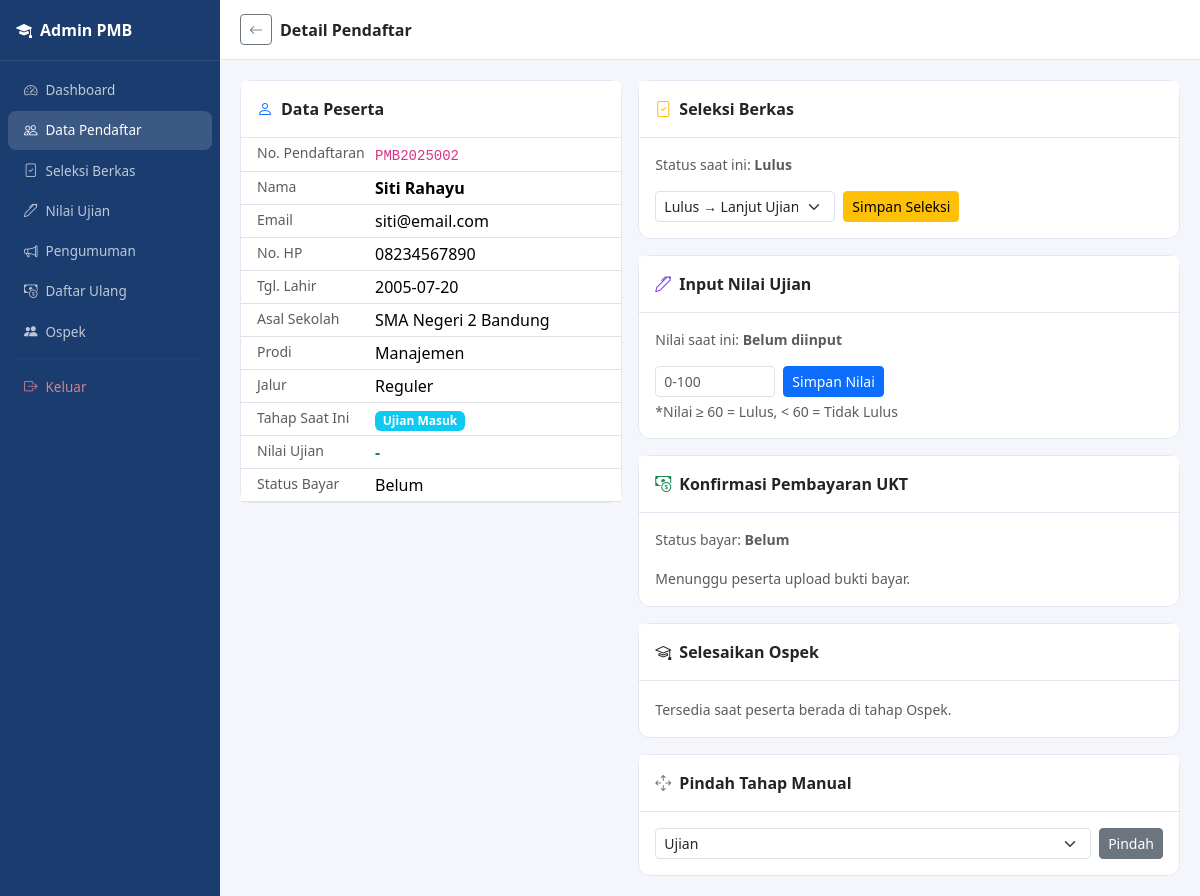
/admin/detail.php?id=2 (signed in), run on the app's committed database.
### tables this page shows
CREATE TABLE IF NOT EXISTS pendaftar (
    id INT AUTO_INCREMENT PRIMARY KEY,
    no_pendaftaran VARCHAR(20) UNIQUE NOT NULL,
    nama VARCHAR(100) NOT NULL,
    email VARCHAR(100) UNIQUE NOT NULL,
    no_hp VARCHAR(15) NOT NULL,
    tanggal_lahir DATE NOT NULL,
    asal_sekolah VARCHAR(150) NOT NULL,
    prodi ENUM('Teknik Informatika','Sistem Informasi','Manajemen','Akuntansi','Hukum','Kedokteran') NOT NULL,
    jalur ENUM('Reguler','Prestasi','Beasiswa') DEFAULT 'Reguler',
    password VARCHAR(255) NOT NULL,
    tahap ENUM('pendaftaran','seleksi','ujian','pengumuman','daftar_ulang','ospek','selesai','ditolak') DEFAULT 'pendaftaran',
    status_seleksi ENUM('menunggu','lulus','tidak_lulus') DEFAULT 'menunggu',
    nilai_ujian DECIMAL(5,2) DEFAULT NULL,
    status_pengumuman ENUM('menunggu','lulus','tidak_lulus') DEFAULT 'menunggu',
    status_bayar ENUM('belum','proses','lunas') DEFAULT 'belum',
    bukti_bayar VARCHAR(255) DEFAULT NULL,
    foto VARCHAR(255) DEFAULT NULL,
    created_at TIMESTAMP DEFAULT CURRENT_TIMESTAMP
);

### admin/detail.php (the view, shortened to what this page needs)
<?php
require_once __DIR__ . '/../config/config.php';
$id = (int)($_GET['id'] ?? 0);
$pdo = db();
$stmt = $pdo->prepare("SELECT * FROM pendaftar WHERE id = ?");
$stmt->execute([$id]);
$p = $stmt->fetch();
?>
<!DOCTYPE html><html lang="id"><head>
<link href="https://cdn.jsdelivr.net/npm/bootstrap@5.3.3/dist/css/bootstrap.min.css" rel="stylesheet">
<link href="https://cdn.jsdelivr.net/npm/bootstrap-icons@1.11.3/font/bootstrap-icons.css" rel="stylesheet">
</head><body>
<div class="sidebar">
  <div class="sidebar-brand"><i class="bi bi-mortarboard-fill me-2"></i>Admin PMB</div>
  <nav class="pt-2">
    <a href="dashboard.php" class="nav-link"><i class="bi bi-speedometer2 me-2"></i>Dashboard</a>
    <a href="pendaftar.php" class="nav-link active"><i class="bi bi-people me-2"></i>Data Pendaftar</a>
    <a href="seleksi.php" class="nav-link"><i class="bi bi-file-check me-2"></i>Seleksi Berkas</a>
    <a href="ujian.php" class="nav-link"><i class="bi bi-pen me-2"></i>Nilai Ujian</a>
    <a href="pengumuman.php" class="nav-link"><i class="bi bi-megaphone me-2"></i>Pengumuman</a>
    <a href="daftar_ulang.php" class="nav-link"><i class="bi bi-cash-coin me-2"></i>Daftar Ulang</a>
    <a href="ospek.php" class="nav-link"><i class="bi bi-people-fill me-2"></i>Ospek</a>
    <hr style="border-color:rgba(255,255,255,.1);margin:8px 16px;">
    <a href="logout.php" class="nav-link" style="color:rgba(255,150,150,.8);"><i class="bi bi-box-arrow-right me-2"></i>Keluar</a>
  </nav>
</div>
<div class="main">
  <div class="topbar d-flex align-items-center gap-2">
    <a href="pendaftar.php" class="btn btn-sm btn-outline-secondary"><i class="bi bi-arrow-left"></i></a>
    <strong>Detail Pendaftar</strong>
  </div>
  <div class="content">
    <div class="row g-3">
      <div class="col-md-5">
        <div class="card">
          <div class="card-header p-3"><i class="bi bi-person me-2 text-primary"></i>Data Peserta</div>
          <div class="card-body p-0">
            <table class="table table-sm mb-0">
              <tr><td class="text-muted ps-3 small" width="130">No. Pendaftaran</td><td><code><?= e($p['no_pendaftaran']) ?></code></td></tr>
              <tr><td class="text-muted ps-3 small">Nama</td><td class="fw-semibold"><?= e($p['nama']) ?></td></tr>
              <tr><td class="text-muted ps-3 small">Email</td><td><?= e($p['email']) ?></td></tr>
              <tr><td class="text-muted ps-3 small">No. HP</td><td><?= e($p['no_hp']) ?></td></tr>
              <tr><td class="text-muted ps-3 small">Tgl. Lahir</td><td><?= e($p['tanggal_lahir']) ?></td></tr>
              <tr><td class="text-muted ps-3 small">Asal Sekolah</td><td><?= e($p['asal_sekolah']) ?></td></tr>
              <tr><td class="text-muted ps-3 small">Prodi</td><td><?= e($p['prodi']) ?></td></tr>
              <tr><td class="text-muted ps-3 small">Jalur</td><td><?= e($p['jalur']) ?></td></tr>
              <tr><td class="text-muted ps-3 small">Tahap Saat Ini</td><td><?= badgeTahap($p['tahap']) ?></td></tr>
              <tr><td class="text-muted ps-3 small">Nilai Ujian</td><td class="fw-bold text-success"><?= $p['nilai_ujian'] ?: '-' ?></td></tr>
              <tr><td class="text-muted ps-3 small">Status Bayar</td><td><?= ucfirst(e($p['status_bayar'])) ?></td></tr>
            </table>
          </div>
        </div>
      </div>
      <div class="col-md-7">
        <div class="card mb-3">
          <div class="card-header p-3"><i class="bi bi-file-check text-warning me-2"></i>Seleksi Berkas</div>
          <div class="card-body p-3">
            <p class="small text-muted">Status saat ini: <strong><?= ucfirst(e($p['status_seleksi'])) ?></strong></p>
            <form method="post" class="d-flex gap-2 flex-wrap">
              <select name="status_seleksi" class="form-select form-select-sm" style="width:180px;">
                <option value="lulus"    <?= $p['status_seleksi']==='lulus'?'selected':'' ?>>Lulus → Lanjut Ujian</option>
              </select>
              <button class="btn btn-sm btn-warning">Simpan Seleksi</button>
            </form>
          </div>
        </div>
        <div class="card mb-3">
          <div class="card-header p-3"><i class="bi bi-pen text-purple me-2" style="color:#7c3aed;"></i>Input Nilai Ujian</div>
          <div class="card-body p-3">
            <p class="small text-muted">Nilai saat ini: <strong><?= $p['nilai_ujian'] ?: 'Belum diinput' ?></strong>
            </p>
            <form method="post" class="d-flex gap-2">
              <input type="number" name="nilai_ujian" class="form-control form-control-sm" min="0" max="100" step="0.5"
                     placeholder="0-100" value="<?= e($p['nilai_ujian']) ?>" style="width:120px;" required>
              <button class="btn btn-sm btn-primary">Simpan Nilai</button>
            </form>
            <div class="small text-muted mt-1">*Nilai ≥ 60 = Lulus, &lt; 60 = Tidak Lulus</div>
          </div>
        </div>
        <div class="card mb-3">
          <div class="card-header p-3"><i class="bi bi-cash-coin text-success me-2"></i>Konfirmasi Pembayaran UKT</div>
          <div class="card-body p-3">
            <p class="small text-muted">Status bayar: <strong><?= ucfirst(e($p['status_bayar'])) ?></strong></p>
            <?php if ($p['status_bayar'] === 'proses'): ?>
            <form method="post">
              <input type="hidden" name="action" value="konfirmasi_bayar">
              <button class="btn btn-sm btn-success"><i class="bi bi-check-circle me-1"></i>Konfirmasi Lunas → Ospek</button>
            </form>
            <?php elseif ($p['status_bayar'] === 'lunas'): ?>
            <span class="badge bg-success">Sudah Lunas</span>
            <?php else: ?>
            <span class="text-muted small">Menunggu peserta upload bukti bayar.</span>
            <?php endif; ?>
          </div>
        </div>
        <div class="card mb-3">
          <div class="card-header p-3"><i class="bi bi-mortarboard text-dark me-2"></i>Selesaikan Ospek</div>
          <div class="card-body p-3">
            <?php if ($p['tahap'] === 'ospek'): ?>
            <form method="post">
              <input type="hidden" name="action" value="selesai_ospek">
              <button class="btn btn-sm btn-dark"><i class="bi bi-check2-all me-1"></i>Tandai Ospek Selesai → Mahasiswa Aktif</button>
            </form>
            <?php elseif ($p['tahap'] === 'selesai'): ?>
            <span class="badge bg-success">Mahasiswa Aktif ✓</span>
            <?php else: ?>
            <span class="text-muted small">Tersedia saat peserta berada di tahap Ospek.</span>
            <?php endif; ?>
          </div>
        </div>
        <div class="card">
          <div class="card-header p-3"><i class="bi bi-arrows-move me-2 text-secondary"></i>Pindah Tahap Manual</div>
          <div class="card-body p-3">
            <form method="post" class="d-flex gap-2">
              <select name="tahap" class="form-select form-select-sm">
                <?php foreach(['pendaftaran','seleksi','ujian','pengumuman','daftar_ulang','ospek','selesai','ditolak'] as $t): ?>
                <option value="<?= $t ?>" <?= $p['tahap']===$t?'selected':'' ?>><?= ucfirst(str_replace('_',' ',$t)) ?></option>
                <?php endforeach; ?>
              </select>
              <button class="btn btn-sm btn-secondary">Pindah</button>
            </form>
          </div>
        </div>
      </div>
    </div>
  </div>
</div>
</body></html>

### admin/detail.php (style rules this page uses)
body { font-family:'Segoe UI',sans-serif;background:#f4f6fb; }
.sidebar { width:220px;min-height:100vh;background:#1a3c6e;position:fixed;top:0;left:0;bottom:0; }
.sidebar-brand { padding:18px 16px;color:#fff;font-weight:800;border-bottom:1px solid rgba(255,255,255,.1); }
.sidebar .nav-link { color:rgba(255,255,255,.72);padding:9px 16px;border-radius:8px;margin:2px 8px;font-size:13.5px; }
.sidebar .nav-link:hover,.sidebar .nav-link.active { background:rgba(255,255,255,.15);color:#fff; }
.main { margin-left:220px; }
.topbar { background:#fff;border-bottom:1px solid #e2e8f2;padding:14px 20px; }
.content { padding:20px; }
.card { border:1px solid #e2e8f2;border-radius:12px; }
.card-header { background:#fff;border-bottom:1px solid #e2e8f2;font-weight:700; }

### data on the page
pendaftar: no_pendaftaran "PMB2025002", nama "Siti Rahayu", email "siti@email.com", no_hp "08234567890", tanggal_lahir "2005-07-20", asal_sekolah "SMA Negeri 2 Bandung", prodi "Manajemen", jalur "Reguler", nilai_ujian "-", status_bayar "Belum", status_seleksi "Lulus", status_seleksi "Lulus → Lanjut Ujian", nilai_ujian "Belum diinput", tahap "Ujian"

### other printed values
$lbl "Ujian Masuk"
